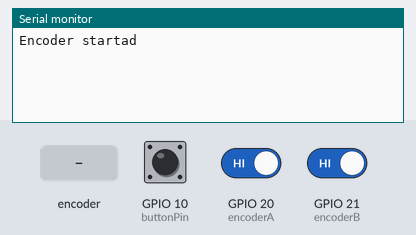
The sketch below on a simulated ESP32-S3. Parts: the last lines printed to the serial monitor. Inputs (shaded band) come from the test bench; at power-on: GPIO 10 (buttonPin) HIGH, GPIO 20 (encoderA) HIGH, GPIO 21 (encoderB) HIGH.

Above: at 1.2 s.
1.3 s: rotary encoder on GPIO 20 (encoderA) / GPIO 21 (encoderB) turned 1 step (first pin leading)
At 2.2 s:
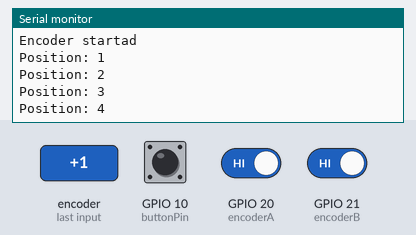
3.0 s: GPIO 10 (buttonPin) pulled LOW for 0.15 s
At 3.5 s:
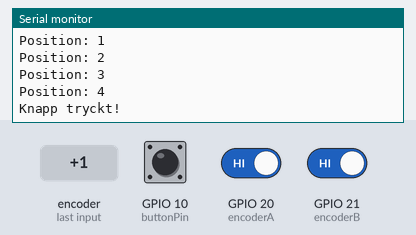
4.6 s: rotary encoder on GPIO 20 (encoderA) / GPIO 21 (encoderB) turned 1 step (first pin leading)
At 6.0 s:
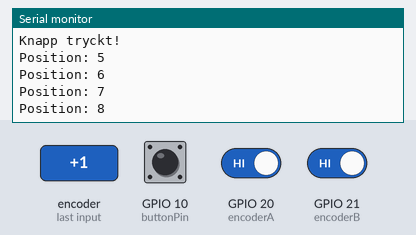
Timing chart, 0 to 7.6 s (numbered marks = the images above; inputs shaded):
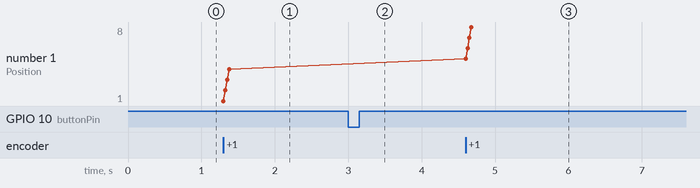

The sketch:

encoder.ino
```cpp
// Encoder
const int encoderA = 20;
const int encoderB = 21;
const int buttonPin = 10;

volatile long encoderPosition = 0;
volatile int lastEncoded = 0;

void IRAM_ATTR readEncoder() {
  int A = digitalRead(encoderA);
  int B = digitalRead(encoderB);

  int encoded = (A << 1) | B;
  int sum = (lastEncoded << 2) | encoded;

  if (sum == 0b1101 || sum == 0b0100 ||
      sum == 0b0010 || sum == 0b1011) {
    encoderPosition++;
  }

  if (sum == 0b1110 || sum == 0b0111 ||
      sum == 0b0001 || sum == 0b1000) {
    encoderPosition--;
  }

  lastEncoded = encoded;
}

void setup() {
  Serial.begin(115200);

  pinMode(encoderA, INPUT_PULLUP);
  pinMode(encoderB, INPUT_PULLUP);
  pinMode(buttonPin, INPUT_PULLUP);

  lastEncoded = (digitalRead(encoderA) << 1)
                | digitalRead(encoderB);

  attachInterrupt(digitalPinToInterrupt(encoderA),
                  readEncoder, CHANGE);
  attachInterrupt(digitalPinToInterrupt(encoderB),
                  readEncoder, CHANGE);

  Serial.println("Encoder startad");
}

void loop() {
  static long lastPosition = 0;
  static bool lastButtonState = HIGH;
  static unsigned long lastDebounceTime = 0;

  const unsigned long debounceDelay = 40;

  // Läs encoderposition säkert
  long position;
  noInterrupts();
  position = encoderPosition;
  interrupts();

  if (position != lastPosition) {
    Serial.print("Position: ");
    Serial.println(position);
    lastPosition = position;
  }

  // Läs knapp med enkel debounce
  bool buttonState = digitalRead(buttonPin);

  if (buttonState != lastButtonState) {
    lastDebounceTime = millis();
    lastButtonState = buttonState;
  }

  static bool buttonPressed = false;

  if (millis() - lastDebounceTime > debounceDelay) {
    if (buttonState == LOW && !buttonPressed) {
      buttonPressed = true;
      Serial.println("Knapp tryckt!");
    }

    if (buttonState == HIGH) {
      buttonPressed = false;
    }
  }
}
```

Measured:
- after the input at 1.3 s, the serial monitor: prints a new line at once (image 1)
- after the input at 3.0 s, the serial monitor: prints a new line at once (image 2)
- after the input at 4.6 s, the serial monitor: prints a new line at once (image 3)
- plotted number 1: 4 → 8 after the input at 4.6 s
